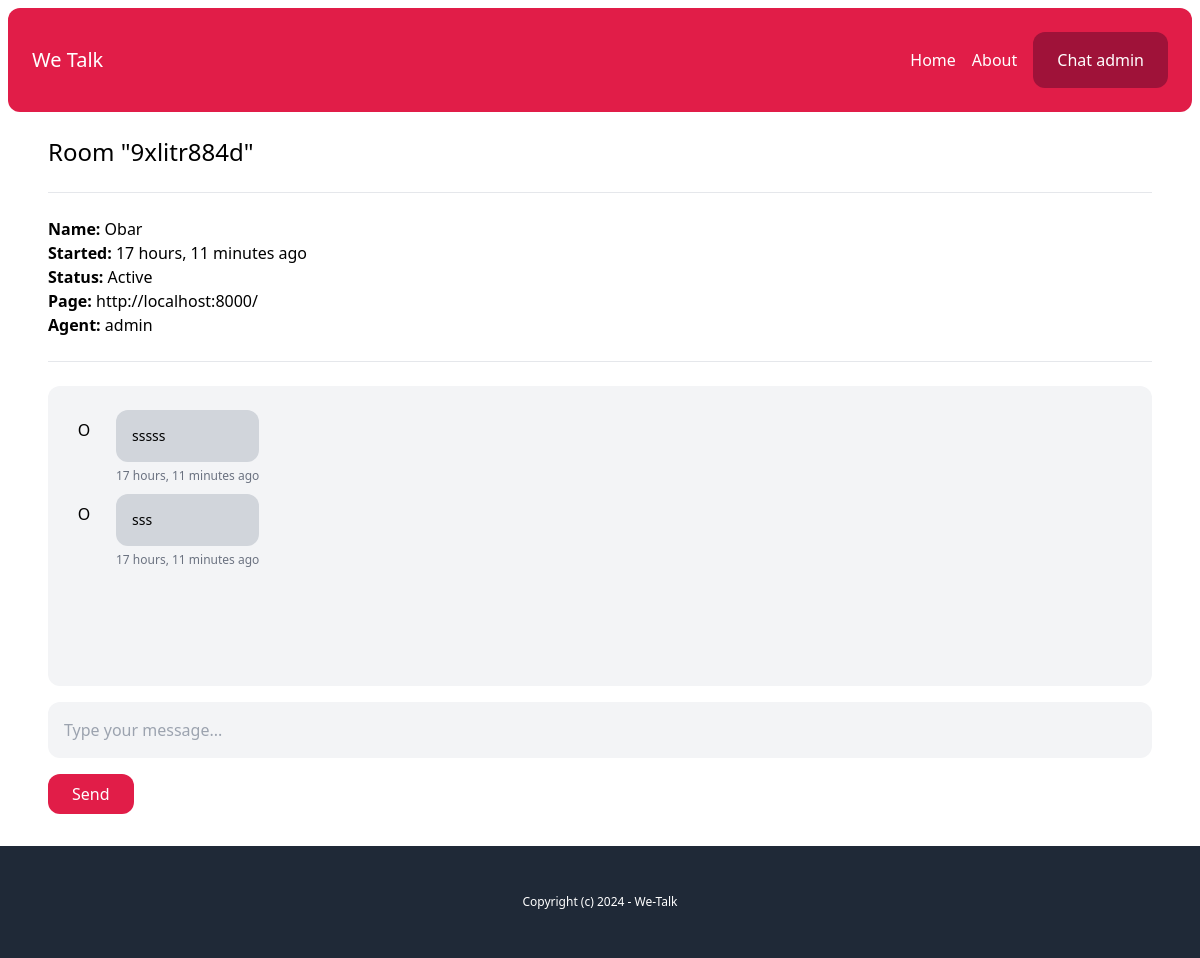
The app's page /chat-admin/9xlitr884d/ (signed in) with its own data.
### chat/models.py (models this page shows, shortened)
class Room(models.Model):
    WAITING = 'waiting'
    ACTIVE = 'active'
    CLOSED = 'closed'
    CHOICES_STATUS = (
        (WAITING, 'Waiting'),
        (ACTIVE, 'Active'),
        (CLOSED, 'Closed'),
    )
    uuid = models.CharField(max_length=255)
    client = models.CharField(max_length=255)
    agent = models.ForeignKey(User, related_name='rooms', blank=True, null=True, on_delete=models.CASCADE)
    messages = models.ManyToManyField(Message, blank=True)
    url = models.CharField(max_length=255, blank=True, null=True)
    status = models.CharField(max_length=20, choices=CHOICES_STATUS, default=WAITING)
    created_at = models.DateTimeField(auto_now_add=True)
    class Meta:
        ordering = ('-created_at',)

class Message(models.Model):
    body = models.TextField()
    sent_by = models.CharField(max_length=100)
    created_at = models.DateTimeField(auto_now_add=True)
    created_by = models.ForeignKey(User, blank=True , null=True, on_delete=models.CASCADE)
    class Meta:
        ordering = ('created_at',)

### account/models.py (models this page shows)
class User(AbstractBaseUser, PermissionsMixin):
    AGENT = 'agent'
    MANAGER = 'manager'
    ROLES_CHOICES = (
        (AGENT, 'Agent'),
        (MANAGER, 'Manager'),
    )
    id = models.UUIDField(primary_key=True, default=uuid.uuid4, editable=False)
    email = models.EmailField(unique=True)
    name = models.CharField(max_length=255, blank=True, default='')
    role = models.CharField(max_length=20, choices=ROLES_CHOICES, default=AGENT)
    is_active = models.BooleanField(default=True)
    is_superuser = models.BooleanField(default=False)
    is_staff = models.BooleanField(default=False)
    date_joined = models.DateTimeField(default=timezone.now)
    last_login = models.DateTimeField(blank=True, null=True)
    objects = CustomUserManager()
    USERNAME_FIELD = 'email'
    EMAIL_FIELD = 'email'
    REQUIRED_FIELDS = ['name']

### chat/views.py (the view)
# urls.py: path('chat-admin/<str:uuid>/', views.room, name='room'),
@login_required
def room(request, uuid):
    room = Room.objects.get(uuid=uuid)
    if room.status == Room.WAITING:
        room.status = Room.ACTIVE
        room.agent = request.user
        room.save()
    return render(request, 'chat/room.html', {'room': room})

### chat/templatetags/chatextras.py (called while the page is built)
@register.filter(name='initials')
def initials(value):
    initials = ''
    for name in value.split(' '):
        if name and len(initials) < 3:
            initials += name[0].upper()
    return initials

### chat/templates/chat/room.html (shortened to what this page needs)
{% extends 'core/base.html' %}
{% load static chatextras %}
{% block content %}
    <h1 class="text-2xl">Room "{{ room.uuid }}"</h1>
    <hr class="my-6">
    <p class="mb-6">
        <b>Name: </b>{{ room.client }}<br>
        <b>Started: </b>{{ room.created_at|timesince }} ago<br>
        <b>Status: </b>{{ room.get_status_display }}<br>
        <b>Page: </b>{{ room.url }}<br>
        <b>Agent: </b>{% firstof room.agent.name 'None yet...' %}
    </p>
    <hr class="mb-6">
    <div id="chat_log" class="mb-4 p-4 bg-gray-100 rounded-xl h-[300px] overflow-scroll flex flex-col flex-grow">
        {% for message in room.messages.all %}
            <div class="flex w-full max-w-md mt-2 space-x-3 {% if message.created_by %}ml-auto justify-end{% endif %}">
                {% if not message.created_by %}
                    <div class="flex-shrink-0 h-10 w-10 rounded-full bg-gray-200 text-center pt-2">
                        {{ message.sent_by|initials }}
                    </div>
                {% endif %}
                <div>
                    <div class="p-4 rounded-xl {% if message.created_by %}bg-blue-600 text-white{% else %}bg-gray-300{% endif %}">
                        <p class="text-sm">{{ message.body }}</p>
                    </div>
                    <span class="text-xs text-gray-500 leading-none">{{ message.created_at|timesince }} ago</span>
                </div>
            </div>
        {% endfor %}
    </div>
    {% if room.status == 'active' %}
        <input type="text" name="body" id="chat_message_input" class="w-full mb-4 p-4 bg-gray-100 rounded-xl" placeholder="Type your message...">
        <button id="chat_message_submit" class="py-2 px-6 bg-rose-600 text-white rounded-xl">Send</button>
    {% endif %}
{% endblock %}

### records on screen
Room: uuid "9xlitr884d", client "Obar", created_at "17 hours, 11 minutes", status "Active", url "http://localhost:8000/", agent.name "admin"
Message: sent_by|initials "O", body "sssss", created_at "17 hours, 11 minutes"
Message: sent_by|initials "O", body "sss", created_at "17 hours, 11 minutes"
